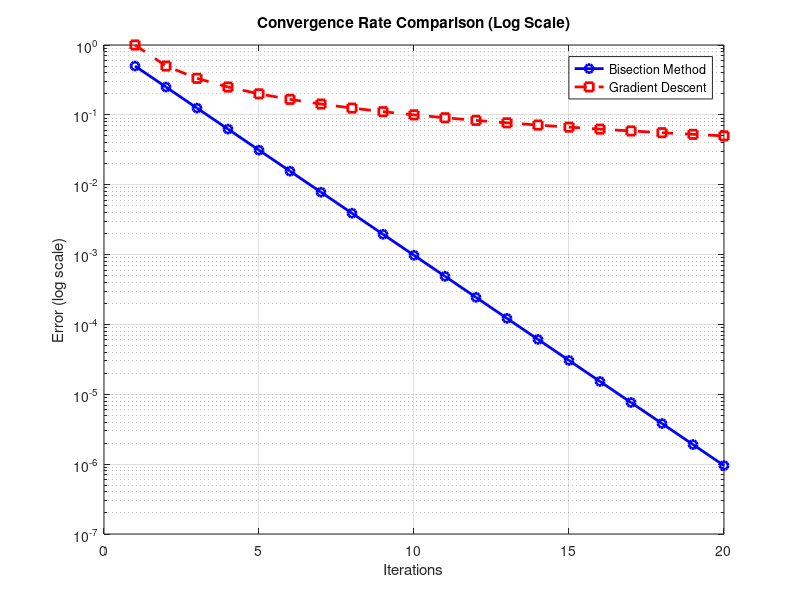

MATLAB code for this plot:
% Convergence comparison
iterations = 1:20;
bisection_error = 1./(2.^iterations);
gradient_error = 1./iterations; % Simplified model

figure;
semilogy(iterations, bisection_error, 'b-o', 'LineWidth', 2);
hold on;
semilogy(iterations, gradient_error, 'r--s', 'LineWidth', 2);
hold off;

title('Convergence Rate Comparison (Log Scale)');
xlabel('Iterations');
ylabel('Error (log scale)');
legend('Bisection Method', 'Gradient Descent', 'Location', 'best');
grid on;